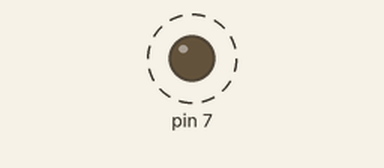
Simulated run of this program. Board: Raspberry Pi (header pin numbers). On the bench: output pins drawn as LEDs (lit = HIGH). Dashed ring = blinking.

Above: at 0.1 s.
Timing chart, 0 to 3.0 s (numbered marks = the images above):
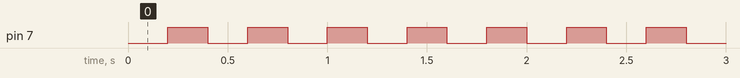

The program:

buzzer.py
```python
import time
import RPi.GPIO as gpio

gpio.setwarnings(False)
gpio.setmode(gpio.BOARD)
gpio.setup(7,gpio.OUT)

try:

    while True:
        gpio.output(7,0)
        time.sleep(.2)
        gpio.output(7,1)
        time.sleep(.2)

except keyboardInterrupt:
    gpio.cleanup()
    exit
```

Measured:
- by itself, pin 7: alternates HIGH for 0.20 s and LOW for 0.20 s
